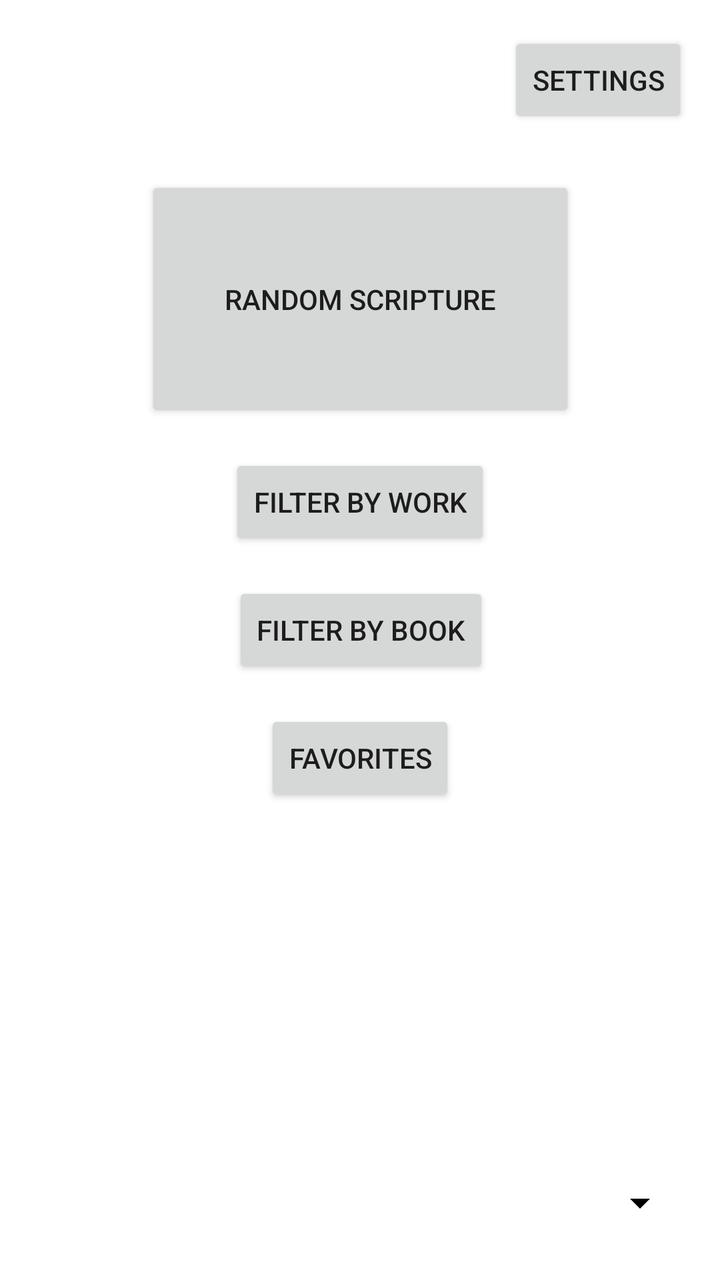
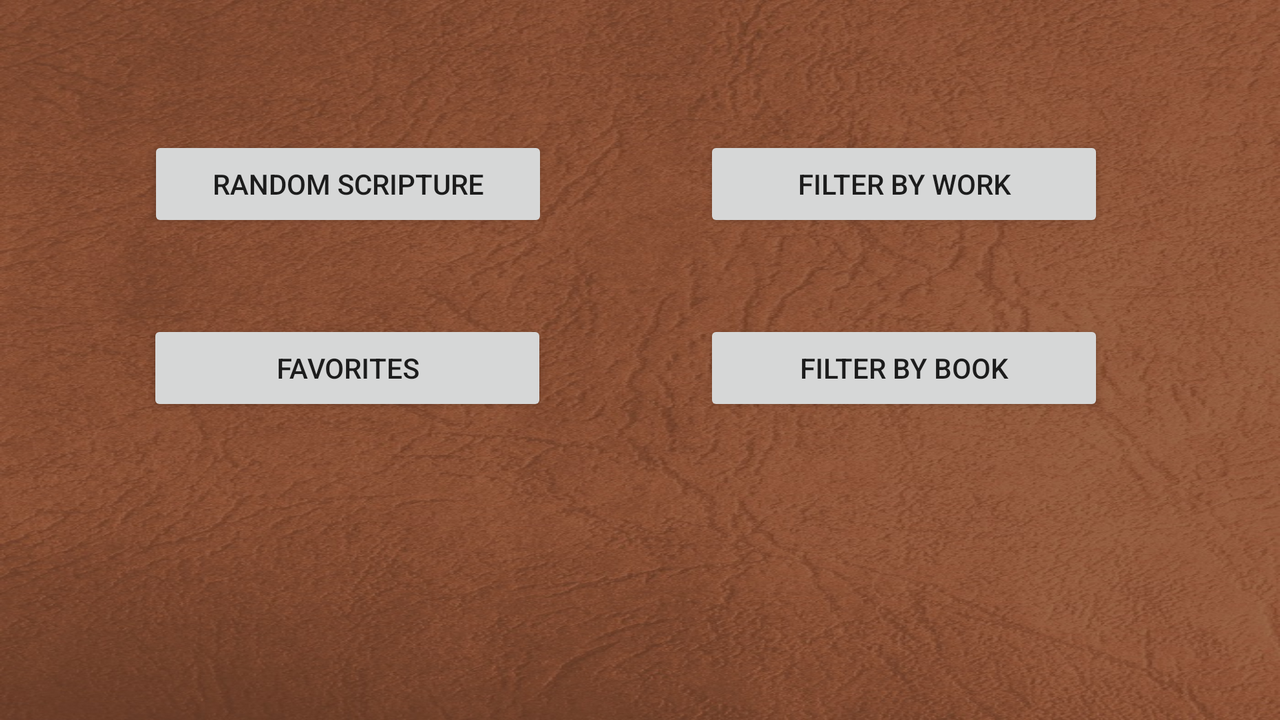

First picture: res/layout/ on a phone held upright. Second picture: the repository's own variant of that layout, on a device whose configuration matches the variant's folder. Source for both follows.
<!-- AndroidManifest.xml: application theme AppTheme -->
<!-- res/layout/main_activity.xml -->
<?xml version="1.0" encoding="utf-8"?>
<android.support.constraint.ConstraintLayout xmlns:android="http://schemas.android.com/apk/res/android"
    xmlns:app="http://schemas.android.com/apk/res-auto"
    xmlns:tools="http://schemas.android.com/tools"
    android:layout_width="match_parent"
    android:layout_height="match_parent"
    tools:context="com.example.randomscripturegeneratorapp.MainActivity">

    <Button
        android:id="@+id/home_workfilter_button4"
        android:layout_width="wrap_content"
        android:layout_height="wrap_content"
        android:layout_marginTop="16dp"
        android:onClick="goToFavoritesActivity"
        android:text="Favorites"
        app:layout_constraintLeft_toLeftOf="parent"
        app:layout_constraintRight_toRightOf="parent"
        app:layout_constraintTop_toBottomOf="@+id/home_workfilter_button7" />

    <Button
        android:id="@+id/home_workfilter_button7"
        android:layout_width="wrap_content"
        android:layout_height="wrap_content"
        android:layout_marginTop="16dp"
        android:onClick="goToFilterBookActivity"
        android:text="Filter By Book"
        app:layout_constraintHorizontal_bias="0.502"
        app:layout_constraintLeft_toLeftOf="parent"
        app:layout_constraintRight_toRightOf="parent"
        app:layout_constraintTop_toBottomOf="@+id/home_workfilter_button6" />

    <Button
        android:id="@+id/home_workfilter_button6"
        android:layout_width="wrap_content"
        android:layout_height="wrap_content"
        android:layout_marginTop="16dp"
        android:onClick="goToFilterWorkActivity"
        android:text="Filter By work"
        app:layout_constraintLeft_toLeftOf="parent"
        app:layout_constraintRight_toRightOf="parent"
        app:layout_constraintTop_toBottomOf="@+id/randomWork_button2" />

    <Button
        android:id="@+id/home_workfilter_button5"
        android:layout_width="wrap_content"
        android:layout_height="wrap_content"
        android:layout_marginEnd="16dp"
        android:layout_marginRight="16dp"
        android:layout_marginTop="16dp"
        android:onClick="goToSettingsActivity"
        android:text="Settings"
        app:layout_constraintEnd_toEndOf="parent"
        app:layout_constraintTop_toTopOf="parent" />

    <Button
        android:id="@+id/randomWork_button2"
        android:layout_width="215dp"
        android:layout_height="123dp"
        android:layout_marginTop="88dp"
        android:onClick="sendVerseToDisplay"
        android:text="Random Scripture"
        app:layout_constraintLeft_toLeftOf="parent"
        app:layout_constraintRight_toRightOf="parent"
        app:layout_constraintTop_toTopOf="parent" />

    <Spinner
        android:id="@+id/pure_weighted_spinner"
        android:layout_width="wrap_content"
        android:layout_height="45dp"
        android:layout_marginBottom="16dp"
        android:layout_marginRight="16dp"
        app:layout_constraintBottom_toBottomOf="parent"
        app:layout_constraintRight_toRightOf="parent" />
</android.support.constraint.ConstraintLayout>
<!-- resources referenced by this layout -->
<resources>
  <!-- from res/values-v21/ -->
  <style name="AppTheme" parent="Theme.AppCompat.Light.DarkActionBar">
          
          <item name="colorPrimary">@color/colorPrimary</item>
          <item name="colorPrimaryDark">@android:color/black</item>
          <item name="colorAccent">@color/colorAccent</item>
          <item name="android:colorBackground">@android:color/background_light</item>
          <item name="android:textColorSecondaryInverse">@color/colorPrimaryDark</item>
          <item name="android:textColorSecondary">?android:attr/textColorPrimaryDisableOnly</item>
          <item name="android:windowBackground">@android:color/white</item>
          <item name="android:colorForeground">@android:color/black</item>
      </style>
  <color name="colorPrimary">#532a19</color>
  <color name="colorAccent">#000000</color>
  <color name="colorPrimaryDark">#bebdb9</color>
</resources>
<!-- res/layout-land/main_activity.xml (the repository's variant of the layout above) -->
<!-- drawn on the phone turned sideways -->
<?xml version="1.0" encoding="utf-8"?>
<android.support.constraint.ConstraintLayout xmlns:android="http://schemas.android.com/apk/res/android"
    xmlns:app="http://schemas.android.com/apk/res-auto"
    xmlns:tools="http://schemas.android.com/tools"
    android:layout_width="match_parent"
    android:layout_height="match_parent"
    android:background="@drawable/bgmain"
    tools:context="com.example.randomscripturegeneratorapp.MainActivity">

    <Button
        android:id="@+id/home_workfilter_button4"
        android:layout_width="200dp"
        android:layout_height="wrap_content"
        android:layout_marginEnd="8dp"
        android:layout_marginRight="8dp"
        android:layout_marginStart="8dp"
        android:layout_marginTop="44dp"
        android:onClick="goToFavoritesActivity"
        android:text="Favorites"
        app:layout_constraintEnd_toStartOf="@+id/home_workfilter_button7"
        app:layout_constraintHorizontal_bias="0.484"
        app:layout_constraintRight_toRightOf="parent"
        app:layout_constraintStart_toStartOf="parent"
        app:layout_constraintTop_toBottomOf="@+id/randomWork_button2" />

    <Button
        android:id="@+id/home_workfilter_button7"
        android:layout_width="200dp"
        android:layout_height="wrap_content"
        android:layout_marginEnd="88dp"
        android:layout_marginTop="44dp"
        android:onClick="goToFilterBookActivity"
        android:text="Filter By Book"
        app:layout_constraintEnd_toEndOf="parent"
        app:layout_constraintTop_toBottomOf="@+id/home_workfilter_button6" />

    <Button
        android:id="@+id/home_workfilter_button6"
        android:layout_width="200dp"
        android:layout_height="wrap_content"
        android:layout_marginEnd="88dp"
        android:layout_marginTop="68dp"
        android:onClick="goToFilterWorkActivity"
        android:text="Filter By work"
        app:layout_constraintEnd_toEndOf="parent"
        app:layout_constraintTop_toTopOf="parent" />

    <Button
        android:id="@+id/randomWork_button2"
        android:layout_width="200dp"
        android:layout_height="wrap_content"
        android:layout_marginEnd="12dp"
        android:layout_marginStart="8dp"
        android:layout_marginTop="68dp"
        android:onClick="sendVerseToDisplay"
        android:text="Random Scripture"
        app:layout_constraintEnd_toStartOf="@+id/home_workfilter_button6"
        app:layout_constraintStart_toStartOf="parent"
        app:layout_constraintTop_toTopOf="parent" />


</android.support.constraint.ConstraintLayout>
<!-- resources referenced by the variant -->
<!-- as the phone turned sideways resolves them -->
<resources>
  <!-- drawable bgmain: jpg bitmap (drawable, 271701 bytes) -->
  <!-- from res/values-v21/ -->
  <style name="AppTheme" parent="Theme.AppCompat.Light.DarkActionBar">
          
          <item name="colorPrimary">@color/colorPrimary</item>
          <item name="colorPrimaryDark">@android:color/black</item>
          <item name="colorAccent">@color/colorAccent</item>
          <item name="android:colorBackground">@android:color/background_light</item>
          <item name="android:textColorSecondaryInverse">@color/colorPrimaryDark</item>
          <item name="android:textColorSecondary">?android:attr/textColorPrimaryDisableOnly</item>
          <item name="android:windowBackground">@android:color/white</item>
          <item name="android:colorForeground">@android:color/black</item>
      </style>
  <color name="colorPrimary">#532a19</color>
  <color name="colorAccent">#000000</color>
  <color name="colorPrimaryDark">#bebdb9</color>
</resources>
